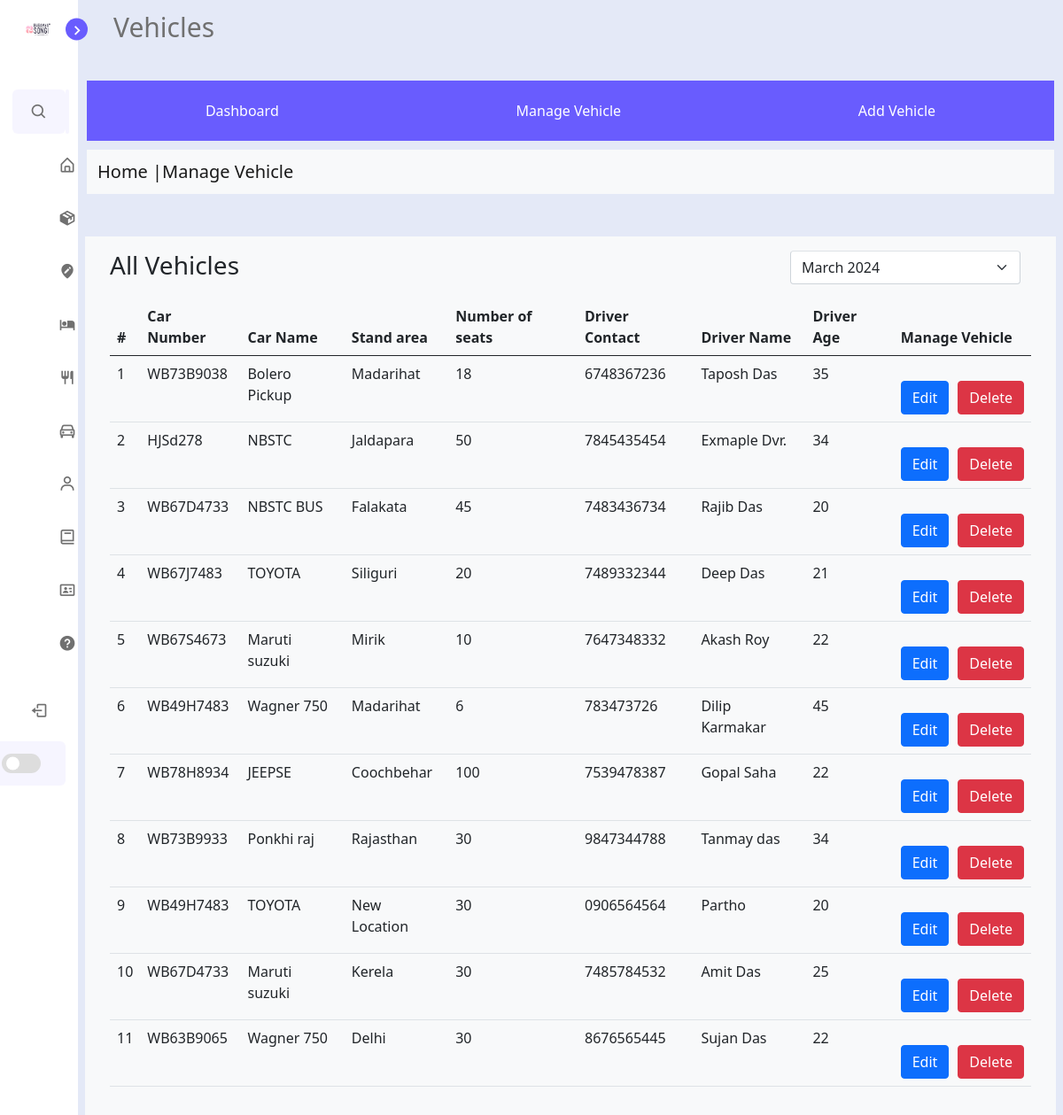
Page /Admin/vehicle/vehicle.php (signed in) on the committed database.
### tables this page shows
CREATE TABLE `vehicle` (
  `CAR_ID` int(6) NOT NULL,
  `CAR_NO` varchar(10) NOT NULL,
  `CAR_NAME` varchar(35) NOT NULL,
  `CAR_LOCATION` varchar(30) NOT NULL,
  `SEAT_NO` int(3) NOT NULL,
  `DRIVER_CONTACT` varchar(15) NOT NULL,
  `DRIVER_NAME` varchar(50) NOT NULL,
  `DRIVER_AGE` int(3) NOT NULL
);

### Admin/vehicle/vehicle.php (the view, shortened to what this page needs)
<?php
require('../include/connect.php');
$sql = "SELECT * FROM `vehicle`;";
$res = mysqli_query($conn, $sql);
require('../include/header.php');
?>
</head>
<body>
    <?php require('../include/sidebarmenu.php'); ?>
    <section class="home">
        <div class="text">Vehicles</div>
        <header>
            <div class="navbar">
                <a href="../index.php">Dashboard</a>
                <a href="vehicle.php">Manage Vehicle</a>
                <a href="add_vehicle.php">Add Vehicle</a>
            </div>
        </header>
        <nav class="navbar navbar-light bg-light">
            <div class="container-fluid">
                <span class="navbar-brand mb-0 h1">Home |Manage Vehicle</span>
            </div>
        </nav>
        <div class="row bg-light m-2 mt-5 p-3">
            <div class="col-md-12 col-lg-12 col-sm-12">
                <div class="white-box">
                    <div class="d-md-flex mb-3">
                        <h3 class="box-title mb-0">All Vehicles</h3>
                        <div class="col-md-3 col-sm-4 col-xs-6 ms-auto">
                            <select class="form-select shadow-none row border-top">
                                <option>March 2024</option>
                            </select>
                        </div>
                    </div>
                    <div class="table-responsive">
                        <table class="table no-wrap">
                            <thead>
                                <tr>
                                    <th class="border-top-0">#</th>
                                    <th class="border-top-0">Car Number</th>
                                    <th class="border-top-0">Car Name</th>
                                    <th class="border-top-0">Stand area</th>
                                    <th class="border-top-0">Number of seats</th>
                                    <th class="border-top-0">Driver Contact</th>
                                    <th class="border-top-0">Driver Name</th>
                                    <th class="border-top-0">Driver Age</th>
                                    <th class="border-top-0">Manage Vehicle</th>
                                </tr>
                            </thead>
                            <tbody>
                                <?php
                                $i= 1;
                                while ($rowData = (mysqli_fetch_assoc($res))) {
                                ?>
                                    <tr>
                                        <td><?php echo $i; ?></td>
                                        <td><?php echo $rowData['CAR_NO']; ?></td>
                                        <td><?php echo $rowData['CAR_NAME']; ?></td>
                                        <td><?php echo $rowData['CAR_LOCATION']; ?></td>
                                        <td><?php echo $rowData['SEAT_NO']; ?></td>
                                        <td><?php echo $rowData['DRIVER_CONTACT']; ?></td>
                                        <td><?php echo $rowData['DRIVER_NAME']; ?></td>
                                        <td><?php echo $rowData['DRIVER_AGE']; ?></td>
                                        <td class="txt-oflo">
                                            <div class="bt">
                                                <button class="btn btn-primary"><a href="edit_vehicle.php?type=edit&id=<?php echo $rowData['CAR_ID']; ?>">Edit</a> </button>
                                                <button class="btn btn-danger"><a href="delete_vehicle.php?type=delete&id=<?php echo $rowData['CAR_ID']; ?>">Delete</a> </button>
                                            </div>
                                        </td>
                                    </tr>
                                <?php
                                $i++;
                                }
                                ?>
                            </tbody>
                        </table>
                    </div>
                </div>
            </div>
        </div>
    </section>
</body>
</html>

### Admin/css/style.css (style rules this page uses)
:root { --body-color: #e4e9f7; --sidebar-color: #fff; --primary-color: #695cfe; --primary-color-light: #f6f5ff; --toggle-color: #ddd; --text-color: #707070; --tran-02: all 0.2s ease; --tran-03: all 0.3s ease; --tran-04: all 0.4s ease; --tran-05: all 0.5s ease; }
body { height: 100vh; background: var(--body-color); transition: var(--tran-05); }
.home { position: relative; left: 250px; width: calc(100% - 250px); background: var(--body-color); transition: var(--tran-05); }
.home .text { font-size: 30px; font-weight: 500; color: var(--text-color); padding: 8px 40px; }
.sidebar.close ~ .home { left: 88px; width: calc(100% - 88px); }
.navbar { overflow: hidden; background: var(--primary-color); display: flex; justify-content: space-around; margin: 10px; }
.navbar a { float: left; font-size: 16px; color: white; text-align: center; padding: 14px 16px; text-decoration: none; }
header .navbar { margin-top: 30px; }

### Admin/css/table_image.css (style rules this page uses)
a { text-decoration: none; color: white; }
.bt { display: flex; gap: 10px; margin-top: 20px; }

### rows in the picture
vehicle: CAR_NO "WB73B9038", CAR_NAME "Bolero Pickup", CAR_LOCATION "Madarihat", SEAT_NO "18", DRIVER_CONTACT "6748367236", DRIVER_NAME "Taposh Das", DRIVER_AGE "35"
vehicle: CAR_NO "HJSd278", CAR_NAME "NBSTC", CAR_LOCATION "Jaldapara", SEAT_NO "50", DRIVER_CONTACT "7845435454", DRIVER_NAME "Exmaple Dvr.", DRIVER_AGE "34"
vehicle: CAR_NO "WB67D4733", CAR_NAME "NBSTC BUS", CAR_LOCATION "Falakata", SEAT_NO "45", DRIVER_CONTACT "7483436734", DRIVER_NAME "Rajib Das", DRIVER_AGE "20"
vehicle: CAR_NO "WB67J7483", CAR_NAME "TOYOTA", CAR_LOCATION "Siliguri", SEAT_NO "20", DRIVER_CONTACT "7489332344", DRIVER_NAME "Deep Das", DRIVER_AGE "21"
vehicle: CAR_NO "WB67S4673", CAR_NAME "Maruti suzuki", CAR_LOCATION "Mirik", SEAT_NO "10", DRIVER_CONTACT "7647348332", DRIVER_NAME "Akash Roy", DRIVER_AGE "22"
vehicle: CAR_NO "WB49H7483", CAR_NAME "Wagner 750", CAR_LOCATION "Madarihat", SEAT_NO "6", DRIVER_CONTACT "783473726", DRIVER_NAME "Dilip Karmakar", DRIVER_AGE "45"
vehicle: CAR_NO "WB78H8934", CAR_NAME "JEEPSE", CAR_LOCATION "Coochbehar", SEAT_NO "100", DRIVER_CONTACT "7539478387", DRIVER_NAME "Gopal Saha", DRIVER_AGE "22"
vehicle: CAR_NO "WB73B9933", CAR_NAME "Ponkhi raj", CAR_LOCATION "Rajasthan", SEAT_NO "30", DRIVER_CONTACT "9847344788", DRIVER_NAME "Tanmay das", DRIVER_AGE "34"
vehicle: CAR_NO "WB49H7483", CAR_NAME "TOYOTA", CAR_LOCATION "New Location", SEAT_NO "30", DRIVER_CONTACT "0906564564", DRIVER_NAME "Partho", DRIVER_AGE "20"
vehicle: CAR_NO "WB67D4733", CAR_NAME "Maruti suzuki", CAR_LOCATION "Kerela", SEAT_NO "30", DRIVER_CONTACT "7485784532", DRIVER_NAME "Amit Das", DRIVER_AGE "25"
vehicle: CAR_NO "WB63B9065", CAR_NAME "Wagner 750", CAR_LOCATION "Delhi", SEAT_NO "30", DRIVER_CONTACT "8676565445", DRIVER_NAME "Sujan Das", DRIVER_AGE "22"
